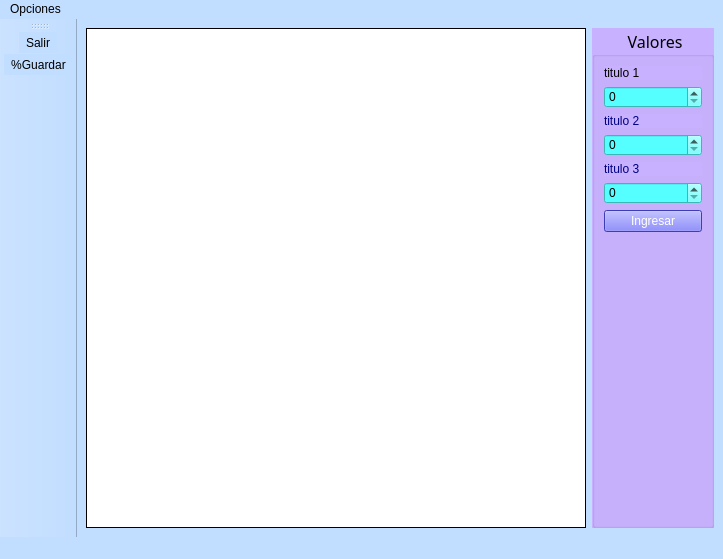
<?xml version="1.0" encoding="UTF-8"?>
<ui version="4.0">
 <class>Principal</class>
 <widget class="QMainWindow" name="Principal">
  <property name="geometry">
   <rect>
    <x>0</x>
    <y>0</y>
    <width>711</width>
    <height>559</height>
   </rect>
  </property>
  <property name="contextMenuPolicy">
   <enum>Qt::PreventContextMenu</enum>
  </property>
  <property name="windowTitle">
   <string>Principal</string>
  </property>
  <property name="windowIcon">
   <iconset resource="Recursos.qrc">
    <normaloff>:/recuros/Recursos/estadisticas.png</normaloff>:/recuros/Recursos/estadisticas.png</iconset>
  </property>
  <property name="styleSheet">
   <string notr="true">background-color: rgb(193, 221, 255);</string>
  </property>
  <widget class="QWidget" name="centralwidget">
   <layout class="QHBoxLayout" name="horizontalLayout">
    <item>
     <widget class="QLabel" name="Cuadro">
      <property name="minimumSize">
       <size>
        <width>500</width>
        <height>500</height>
       </size>
      </property>
      <property name="styleSheet">
       <string notr="true">background-color: rgb(255, 255, 255);</string>
      </property>
      <property name="frameShape">
       <enum>QFrame::Box</enum>
      </property>
      <property name="text">
       <string/>
      </property>
      <property name="alignment">
       <set>Qt::AlignLeading|Qt::AlignLeft|Qt::AlignTop</set>
      </property>
     </widget>
    </item>
    <item>
     <widget class="QGroupBox" name="groupBox">
      <property name="font">
       <font>
        <family>SimSun-ExtB</family>
        <pointsize>12</pointsize>
        <weight>50</weight>
        <bold>false</bold>
       </font>
      </property>
      <property name="toolTip">
       <string>&lt;html&gt;&lt;head/&gt;&lt;body&gt;&lt;p align=&quot;center&quot;&gt;titulo 1&lt;/p&gt;&lt;/body&gt;&lt;/html&gt;</string>
      </property>
      <property name="styleSheet">
       <string notr="true">background-color: rgb(200, 178, 255);</string>
      </property>
      <property name="title">
       <string>        Valores </string>
      </property>
      <layout class="QVBoxLayout" name="verticalLayout">
       <item>
        <widget class="QLabel" name="label_1">
         <property name="text">
          <string>titulo 1</string>
         </property>
        </widget>
       </item>
       <item>
        <widget class="QSpinBox" name="inTitulo1">
         <property name="whatsThis">
          <string>&lt;html&gt;&lt;head/&gt;&lt;body&gt;&lt;p align=&quot;center&quot;&gt;&lt;br/&gt;&lt;/p&gt;&lt;/body&gt;&lt;/html&gt;</string>
         </property>
         <property name="styleSheet">
          <string notr="true">background-color: rgb(85, 255, 255);
font: 12pt &quot;MS Shell Dlg 2&quot;;
color: rgb(0, 0, 0);</string>
         </property>
         <property name="maximum">
          <number>400</number>
         </property>
        </widget>
       </item>
       <item>
        <widget class="QLabel" name="label_2">
         <property name="styleSheet">
          <string notr="true">color: rgb(0, 0, 127);
font: 75 10pt &quot;MS Shell Dlg 2&quot;;</string>
         </property>
         <property name="text">
          <string>titulo 2</string>
         </property>
        </widget>
       </item>
       <item>
        <widget class="QSpinBox" name="inTitulo2">
         <property name="styleSheet">
          <string notr="true">background-color: rgb(85, 255, 255);
font: 12pt &quot;MS Shell Dlg 2&quot;;
color: rgb(0, 0, 0);</string>
         </property>
         <property name="maximum">
          <number>400</number>
         </property>
        </widget>
       </item>
       <item>
        <widget class="QLabel" name="label_3">
         <property name="styleSheet">
          <string notr="true">color: rgb(0, 0, 127);
font: 75 12pt &quot;MS Shell Dlg 2&quot;;
font: 75 10pt &quot;MS Shell Dlg 2&quot;;</string>
         </property>
         <property name="text">
          <string>titulo 3</string>
         </property>
        </widget>
       </item>
       <item>
        <widget class="QSpinBox" name="inTitulo3">
         <property name="styleSheet">
          <string notr="true">background-color: rgb(85, 255, 255);

font: 12pt &quot;MS Shell Dlg 2&quot;;
color: rgb(0, 0, 0);


</string>
         </property>
         <property name="maximum">
          <number>400</number>
         </property>
        </widget>
       </item>
       <item>
        <widget class="QPushButton" name="cmdGraficar">
         <property name="styleSheet">
          <string notr="true">font: 12pt &quot;MS Shell Dlg 2&quot;;
background-color: rgb(85, 85, 255);
color: rgb(255, 255, 255);</string>
         </property>
         <property name="text">
          <string>Ingresar</string>
         </property>
        </widget>
       </item>
       <item>
        <spacer name="verticalSpacer_2">
         <property name="orientation">
          <enum>Qt::Vertical</enum>
         </property>
         <property name="sizeHint" stdset="0">
          <size>
           <width>20</width>
           <height>40</height>
          </size>
         </property>
        </spacer>
       </item>
       <item>
        <layout class="QVBoxLayout" name="verticalLayout_2"/>
       </item>
      </layout>
     </widget>
    </item>
   </layout>
  </widget>
  <widget class="QMenuBar" name="menubar">
   <property name="geometry">
    <rect>
     <x>0</x>
     <y>0</y>
     <width>711</width>
     <height>21</height>
    </rect>
   </property>
   <widget class="QMenu" name="menuOpciones">
    <property name="title">
     <string>Opciones</string>
    </property>
   </widget>
   <addaction name="menuOpciones"/>
  </widget>
  <widget class="QStatusBar" name="statusbar"/>
  <widget class="QToolBar" name="toolBar">
   <property name="windowTitle">
    <string>toolBar</string>
   </property>
   <attribute name="toolBarArea">
    <enum>LeftToolBarArea</enum>
   </attribute>
   <attribute name="toolBarBreak">
    <bool>false</bool>
   </attribute>
   <addaction name="actionGuardar"/>
   <addaction name="actionGuardar_2"/>
  </widget>
  <action name="actionGuardar">
   <property name="icon">
    <iconset resource="Recursos.qrc">
     <normaloff>:/recuros/Recursos/cerrar-sesion.png</normaloff>:/recuros/Recursos/cerrar-sesion.png</iconset>
   </property>
   <property name="text">
    <string>Salir</string>
   </property>
  </action>
  <action name="actionGuardar_2">
   <property name="icon">
    <iconset resource="Recursos.qrc">
     <normaloff>:/recuros/Recursos/disquete.png</normaloff>:/recuros/Recursos/disquete.png</iconset>
   </property>
   <property name="text">
    <string>%Guardar</string>
   </property>
  </action>
 </widget>
 <resources>
  <include location="Recursos.qrc"/>
 </resources>
 <connections/>
</ui>
